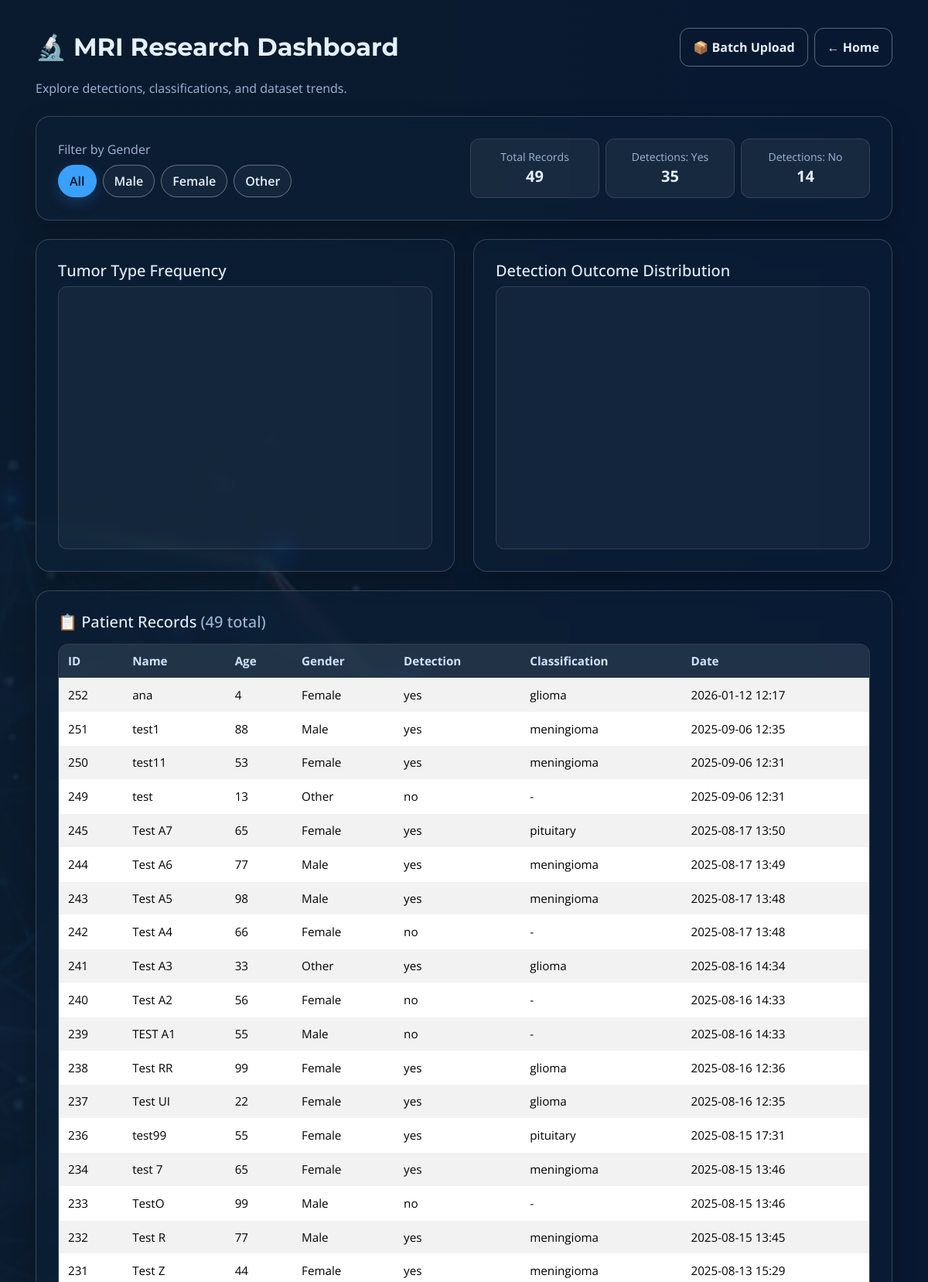
Screenshot of /research/ (upper part) with the database file from the repository.
### core/models.py (models this page shows, shortened)
class Patient(models.Model):
    GENDER_CHOICES = [
        ('Male', 'Male'),
        ('Female', 'Female'),
        ('Other', 'Other'),
    ]
    name = models.CharField(max_length=100)
    age = models.IntegerField()
    gender = models.CharField(max_length=10, choices=GENDER_CHOICES)
    mri_image = models.ImageField(upload_to=unique_mri_upload)
    mri_hash = models.CharField(max_length=64, unique=True, null=True, blank=True)
    detected = models.CharField(max_length=20, blank=True, null=True, default=None)
    classified = models.CharField(max_length=50, blank=True, null=True, default=None)
    segmented = models.ImageField(upload_to='segmented/', null=True, blank=True)
    tumor_area = models.IntegerField(null=True, blank=True)
    tumor_center_x = models.IntegerField(null=True, blank=True)
    tumor_center_y = models.IntegerField(null=True, blank=True)
    created_at = models.DateTimeField(auto_now_add=True)

### core/views.py (the view)
# urls.py: path('research/',views.research_dashboard,name='research'),
def research_dashboard(request):
    patients = Patient.objects.all().order_by('-created_at')
    tumor_counts = list(Patient.objects.filter(detected='yes')
        .values('classified', 'gender')
        .annotate(count=Count('id')))
    detection_stats = list(Patient.objects.values('detected', 'gender')
        .annotate(count=Count('id')))
    return render(request, 'core/research.html', {
        'patients': patients,
        'tumor_counts': json.dumps(tumor_counts),
        'detection_stats': json.dumps(detection_stats),
    })

### core/templates/core/research.html (shortened to what this page needs)
{% load static %}
<!DOCTYPE html>
<html lang="en">
<head>
  <link href="https://cdn.jsdelivr.net/npm/bootstrap@5.3.2/dist/css/bootstrap.min.css" rel="stylesheet">
</head>
<body class="bg-brain">
<div class="nv-shell container">
  <div class="d-flex align-items-center justify-content-between mb-3">
    <h2 class="nv-title">🔬 MRI Research Dashboard</h2>
    <div class="d-flex gap-2">
      <a href="{% url 'batch_upload' %}" class="btn btn-nv btn-nv-ghost">📦 Batch Upload</a>
      <a href="{% url 'home' %}" class="btn btn-nv btn-nv-ghost">← Home</a>
    </div>
  </div>
  <p class="nv-subtle mb-4">Explore detections, classifications, and dataset trends.</p>
  <div class="nv-card mb-4">
    <div class="row g-3 align-items-center">
      <div class="col-lg-6">
        <div class="nv-subtle mb-2">Filter by Gender</div>
        <div class="filter-pills d-flex gap-2 flex-wrap" id="genderPills">
          <button type="button" class="btn btn-outline btn-active" data-gender="All">All</button>
          <button type="button" class="btn btn-outline" data-gender="Male">Male</button>
          <button type="button" class="btn btn-outline" data-gender="Female">Female</button>
          <button type="button" class="btn btn-outline" data-gender="Other">Other</button>
        </div>
      </div>
      <div class="col-lg-6">
        <div class="row g-2">
          <div class="col-4"><div class="chip text-center"><div class="small nv-subtle">Total Records</div><div class="fs-5 fw-bold"><span id="kpiTotal">{{ patients|length }}</span></div></div></div>
          <div class="col-4"><div class="chip text-center"><div class="small nv-subtle">Detections: Yes</div><div class="fs-5 fw-bold"><span id="kpiYes">-</span></div></div></div>
          <div class="col-4"><div class="chip text-center"><div class="small nv-subtle">Detections: No</div><div class="fs-5 fw-bold"><span id="kpiNo">-</span></div></div></div>
        </div>
      </div>
    </div>
  </div>
  <div class="row g-4 mb-4">
    <div class="col-md-6">
      <div class="nv-card">
        <h5 class="mb-2">Tumor Type Frequency</h5>
        <div id="tumorChart" class="chart-box"></div>
      </div>
    </div>
    <div class="col-md-6">
      <div class="nv-card">
        <h5 class="mb-2">Detection Outcome Distribution</h5>
        <div id="detectionChart" class="chart-box"></div>
      </div>
    </div>
  </div>
  <div class="nv-card">
    <h5 class="mb-3">📋 Patient Records <span class="nv-subtle">({{ patients|length }} total)</span></h5>
    <div class="nv-table-wrap">
      <div class="table-responsive">
        <table class="table nv-table table-striped align-middle">
          <thead>
            <tr>
              <th>ID</th><th>Name</th><th>Age</th><th>Gender</th>
              <th>Detection</th><th>Classification</th><th>Date</th>
            </tr>
          </thead>
          <tbody>
            {% for p in patients %}
            <tr>
              <td>{{ p.id }}</td>
              <td>{{ p.name }}</td>
              <td>{{ p.age }}</td>
              <td>{{ p.gender }}</td>
              <td>{{ p.detected|default:'-' }}</td>
              <td>{{ p.classified|default:'-' }}</td>
              <td>{{ p.created_at|date:"Y-m-d H:i" }}</td>
            </tr>
            {% endfor %}
          </tbody>
        </table>
      </div>
    </div>
  </div>
</div>
</body>
</html>

### rows the page displays
Patient: id "252", name "ana", age "4", gender "Female", detected "yes", classified "glioma", created_at "2026-01-12 12:17"
Patient: id "251", name "test1", age "88", gender "Male", detected "yes", classified "meningioma", created_at "2025-09-06 12:35"
Patient: id "250", name "test11", age "53", gender "Female", detected "yes", classified "meningioma", created_at "2025-09-06 12:31"
Patient: id "249", name "test", age "13", gender "Other", detected "no", classified "-", created_at "2025-09-06 12:31"
Patient: id "245", name "Test A7", age "65", gender "Female", detected "yes", classified "pituitary", created_at "2025-08-17 13:50"
Patient: id "244", name "Test A6", age "77", gender "Male", detected "yes", classified "meningioma", created_at "2025-08-17 13:49"
Patient: id "243", name "Test A5", age "98", gender "Male", detected "yes", classified "meningioma", created_at "2025-08-17 13:48"
Patient: id "242", name "Test A4", age "66", gender "Female", detected "no", classified "-", created_at "2025-08-17 13:48"
Patient: id "241", name "Test A3", age "33", gender "Other", detected "yes", classified "glioma", created_at "2025-08-16 14:34"
Patient: id "240", name "Test A2", age "56", gender "Female", detected "no", classified "-", created_at "2025-08-16 14:33"
Patient: id "239", name "TEST A1", age "55", gender "Male", detected "no", classified "-", created_at "2025-08-16 14:33"
Patient: id "238", name "Test RR", age "99", gender "Female", detected "yes", classified "glioma", created_at "2025-08-16 12:36"
Patient: id "237", name "Test UI", age "22", gender "Female", detected "yes", classified "glioma", created_at "2025-08-16 12:35"
Patient: id "236", name "test99", age "55", gender "Female", detected "yes", classified "pituitary", created_at "2025-08-15 17:31"
Patient: id "234", name "test 7", age "65", gender "Female", detected "yes", classified "meningioma", created_at "2025-08-15 13:46"
Patient: id "233", name "TestO", age "99", gender "Male", detected "no", classified "-", created_at "2025-08-15 13:46"
Patient: id "232", name "Test R", age "77", gender "Male", detected "yes", classified "meningioma", created_at "2025-08-15 13:45"
Patient: id "231", name "Test Z", age "44", gender "Female", detected "yes", classified "meningioma", created_at "2025-08-13 15:29"

### other values shown
{{ patients|length }} "49"
